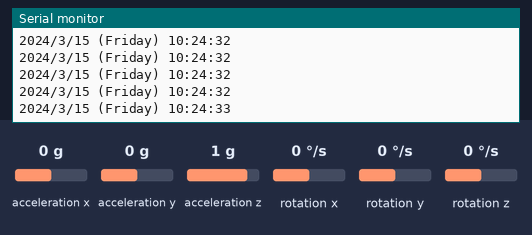
Bench run of a sketch on a simulated ESP32. Parts: the last lines printed to the serial monitor. Inputs (shaded band) come from the test bench; at power-on: acceleration x 0 g, acceleration y 0 g, acceleration z 1 g, rotation x 0 °/s, rotation y 0 °/s, rotation z 0 °/s. The local clock reads 2024-03-15 10:24:30 at power-on unless the sketch sets it.

Above: at 3.2 s.
3.3 s: acceleration x set to -1.4 g
At 3.46 s:
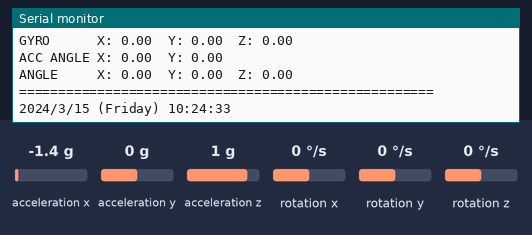
4.8 s: acceleration y set to -1.4 g
At 4.97 s:
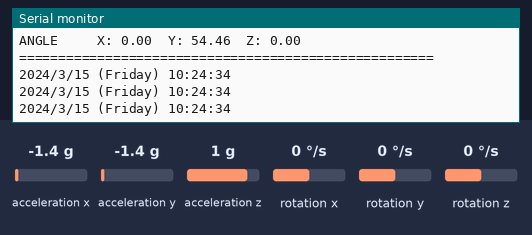
6.3 s: acceleration z set to -1.4 g
At 6.69 s:
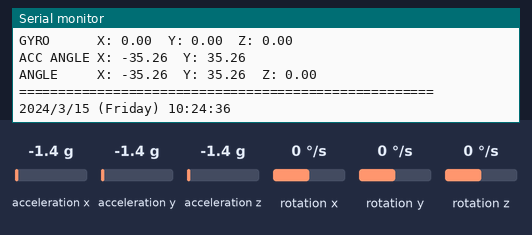
7.8 s: rotation x set to -192 °/s
At 7.98 s:
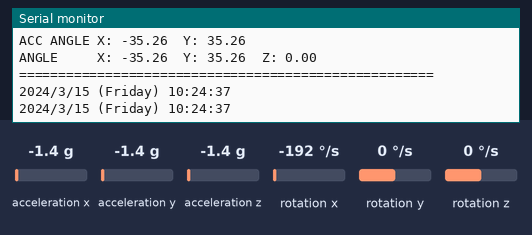
9.3 s: rotation y set to -192 °/s
At 9.49 s:
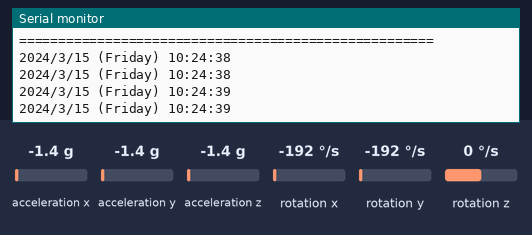
Timing chart, 0 to 11.8 s (numbered marks = the images above; inputs shaded):
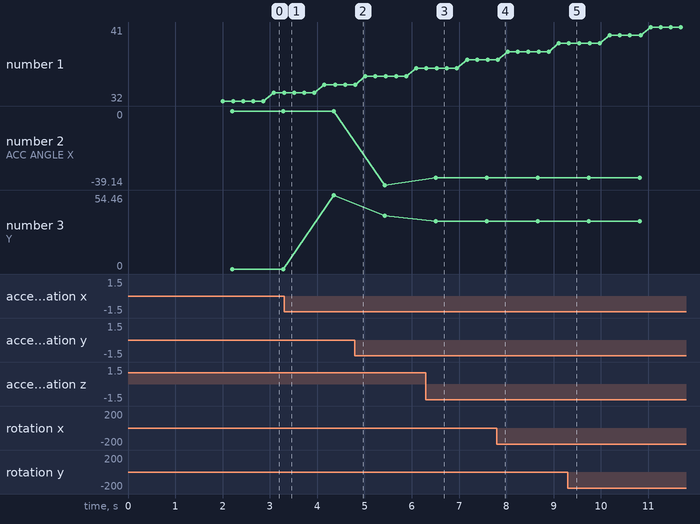

Measured:
- after the input at 6.3 s, the serial monitor: prints a new line after 0.21 s (image 3)
- plotted number 2: 0 → -39.14 after the input at 4.8 s, -39.14 → -35.26 after the input at 6.3 s
- plotted number 3: 0 → 54.46 after the input at 3.3 s, 54.46 → 39.14 after the input at 4.8 s, 39.14 → 35.26 after the input at 6.3 s

The sketch:

master_Esp32.ino
```cpp
#include "HardwareSerial.h"
#include <Wire.h>
#include "RTClib.h"
#include <MPU6050_light.h>

MPU6050 mpu(Wire);

long timer = 0;

RTC_DS1307 rtc;

char daysOfTheWeek[7][12] = {"Sunday", "Monday", "Tuesday", "Wednesday", "Thursday", "Friday", "Saturday"};

// const int MPU_addr=0x69;  // I2C address of the MPU-6050

// int16_t AcX,AcY,AcZ,Tmp,GyX,GyY,GyZ;
String load2,load1;
HardwareSerial nano1 (1);
HardwareSerial nano2 (2);
String msg;
String weight;
void setup() {
  Serial.begin(115200);
  #ifndef ESP8266
  while (!Serial); // wait for serial port to connect. Needed for native USB
#endif
  if (! rtc.begin()) {
    Serial.println("Couldn't find RTC");
    Serial.flush();
    while (1) delay(10);
  }

  if (! rtc.isrunning()) {
    Serial.println("RTC is NOT running, let's set the time!");
    rtc.adjust(DateTime(F(__DATE__), F(__TIME__)));
  }
  Wire.begin();
  byte status = mpu.begin();
  Serial.print(F("MPU6050 status: "));
  Serial.println(status);
  while(status!=0){ } // stop everything if could not connect to MPU6050
  Serial.println(F("Calculating offsets, do not move MPU6050"));
  delay(1000);
  mpu.calcOffsets(true,true); // gyro and accelero
  Serial.println("Done!\n");
  nano1.begin(9600, SERIAL_8N1, 2, 4);
  nano2.begin(9600, SERIAL_8N1, 16,17);
}

void loop() {
  nano1.write('1');
  nano2.write('1');
  while (nano1.available() && nano2.available())
  {
    load1 = nano1.readString();
    load2 = nano2.readString();
  }
    Serial.println(load1);
    Serial.println(load2);
    time_read();
    mpu_read();
   delay(10);
}

void time_read(){

  DateTime now = rtc.now();
   Serial.print(now.year(), DEC);
    Serial.print('/');
    Serial.print(now.month(), DEC);
    Serial.print('/');
    Serial.print(now.day(), DEC);
    Serial.print(" (");
    Serial.print(daysOfTheWeek[now.dayOfTheWeek()]);
    Serial.print(") ");
    Serial.print(now.hour(), DEC);
    Serial.print(':');
    Serial.print(now.minute(), DEC);
    Serial.print(':');
    Serial.print(now.second(), DEC);
    Serial.println();
    delay(200);
}
void mpu_read(){
  mpu.update();

  if(millis() - timer > 1000){ // print data every second
    // Serial.print(F("TEMPERATURE: "));Serial.println(mpu.getTemp());
    Serial.print(F("ACCELERO  X: "));Serial.print(mpu.getAccX());
    Serial.print("\tY: ");Serial.print(mpu.getAccY());
    Serial.print("\tZ: ");Serial.println(mpu.getAccZ());

    Serial.print(F("GYRO      X: "));Serial.print(mpu.getGyroX());
    Serial.print("\tY: ");Serial.print(mpu.getGyroY());
    Serial.print("\tZ: ");Serial.println(mpu.getGyroZ());

    Serial.print(F("ACC ANGLE X: "));Serial.print(mpu.getAccAngleX());
    Serial.print("\tY: ");Serial.println(mpu.getAccAngleY());

    Serial.print(F("ANGLE     X: "));Serial.print(mpu.getAngleX());
    Serial.print("\tY: ");Serial.print(mpu.getAngleY());
    Serial.print("\tZ: ");Serial.println(mpu.getAngleZ());
    Serial.println(F("=====================================================\n"));
    timer = millis();
  }
  // Wire.begin();
  // byte status = mpu.begin();
// Wire.begin();
//  Wire.beginTransmission(MPU_addr);
//  Wire.write(0x6B);  // PWR_MGMT_1 register
//  Wire.write(0);     // set to zero (wakes up the MPU-6050)
//  Wire.endTransmission(true);
//  Wire.beginTransmission(MPU_addr);
//  Wire.write(0x3B);  // starting with register 0x3B (ACCEL_XOUT_H)
//  Wire.endTransmission(false);
//  Wire.requestFrom(MPU_addr,14,true);  // request a total of 14 registers
//  AcX=Wire.read()<<8|Wire.read();  // 0x3B (ACCEL_XOUT_H) & 0x3C (ACCEL_XOUT_L)
//  AcY=Wire.read()<<8|Wire.read();  // 0x3D (ACCEL_YOUT_H) & 0x3E (ACCEL_YOUT_L)
//  AcZ=Wire.read()<<8|Wire.read();  // 0x3F (ACCEL_ZOUT_H) & 0x40 (ACCEL_ZOUT_L)
//  //Tmp=Wire.read()<<8|Wire.read();  // 0x41 (TEMP_OUT_H) & 0x42 (TEMP_OUT_L)
//  GyX=Wire.read()<<8|Wire.read();  // 0x43 (GYRO_XOUT_H) & 0x44 (GYRO_XOUT_L)
//  GyY=Wire.read()<<8|Wire.read();  // 0x45 (GYRO_YOUT_H) & 0x46 (GYRO_YOUT_L)
//  GyZ=Wire.read()<<8|Wire.read();  // 0x47 (GYRO_ZOUT_H) & 0x48 (GYRO_ZOUT_L)
//  Serial.print("Accelerometer Values: \n");
//  Serial.print("AcX: "); Serial.print(AcX); Serial.print("\nAcY: "); Serial.print(AcY); Serial.print("\nAcZ: "); Serial.print(AcZ);
//  //Serial.print("\nTemperature: " );  Serial.print(Tmp);
//  Serial.print("\nGyroscope Values: \n");
//  Serial.print("GyX: "); Serial.print(GyX); Serial.print("\nGyY: "); Serial.print(GyY); Serial.print("\nGyZ: "); Serial.print(GyZ);
//  Serial.print("\n");
//  delay(200);
 }
```
